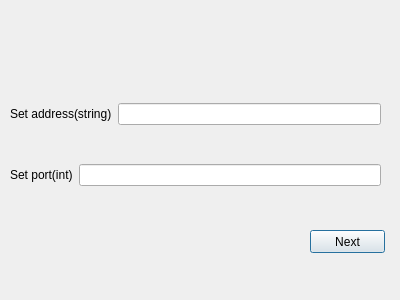
<?xml version="1.0" encoding="UTF-8"?>
<ui version="4.0">
 <class>setSctOpr</class>
 <widget class="QDialog" name="setSctOpr">
  <property name="geometry">
   <rect>
    <x>0</x>
    <y>0</y>
    <width>400</width>
    <height>300</height>
   </rect>
  </property>
  <property name="windowTitle">
   <string>Dialog</string>
  </property>
  <widget class="QPushButton" name="pushButton">
   <property name="geometry">
    <rect>
     <x>310</x>
     <y>230</y>
     <width>75</width>
     <height>23</height>
    </rect>
   </property>
   <property name="text">
    <string>Next</string>
   </property>
  </widget>
  <widget class="QWidget" name="">
   <property name="geometry">
    <rect>
     <x>10</x>
     <y>70</y>
     <width>371</width>
     <height>151</height>
    </rect>
   </property>
   <layout class="QVBoxLayout" name="verticalLayout">
    <item>
     <layout class="QHBoxLayout" name="horizontalLayout_2">
      <item>
       <widget class="QLabel" name="label">
        <property name="text">
         <string>Set address(string)</string>
        </property>
       </widget>
      </item>
      <item>
       <widget class="QLineEdit" name="setAdr"/>
      </item>
     </layout>
    </item>
    <item>
     <layout class="QHBoxLayout" name="horizontalLayout">
      <item>
       <widget class="QLabel" name="label_2">
        <property name="text">
         <string>Set port(int)</string>
        </property>
       </widget>
      </item>
      <item>
       <widget class="QLineEdit" name="setPrt"/>
      </item>
     </layout>
    </item>
   </layout>
  </widget>
 </widget>
 <resources/>
 <connections/>
</ui>
